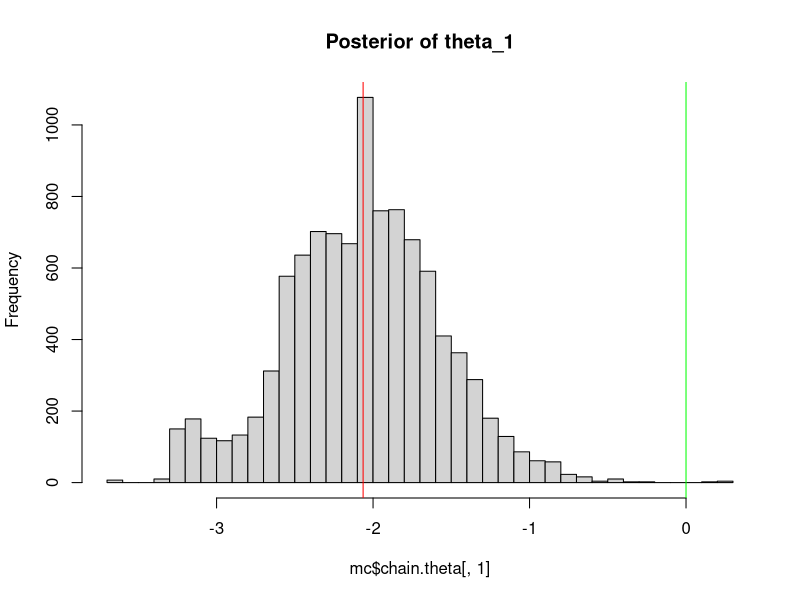
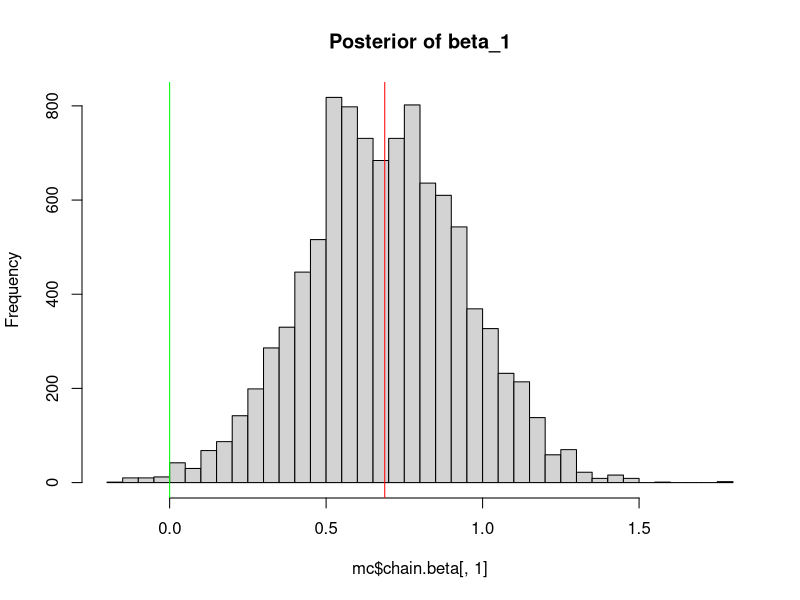
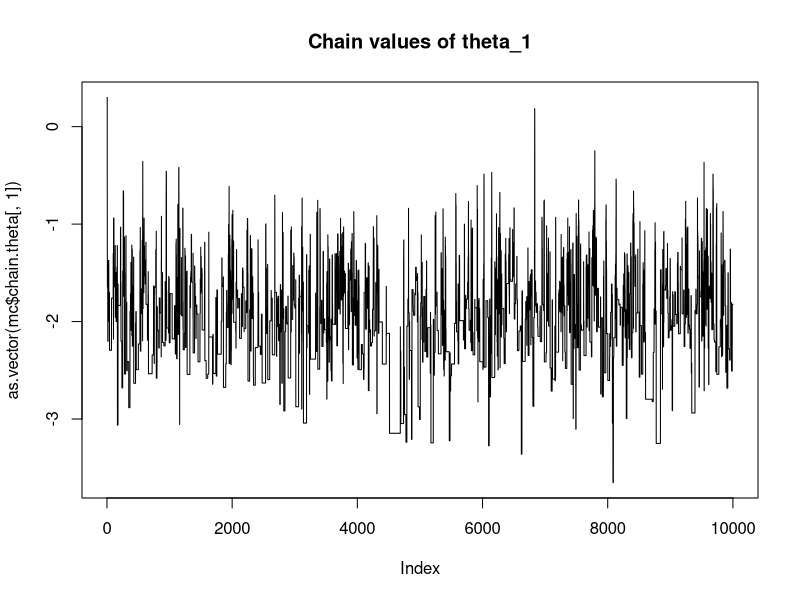
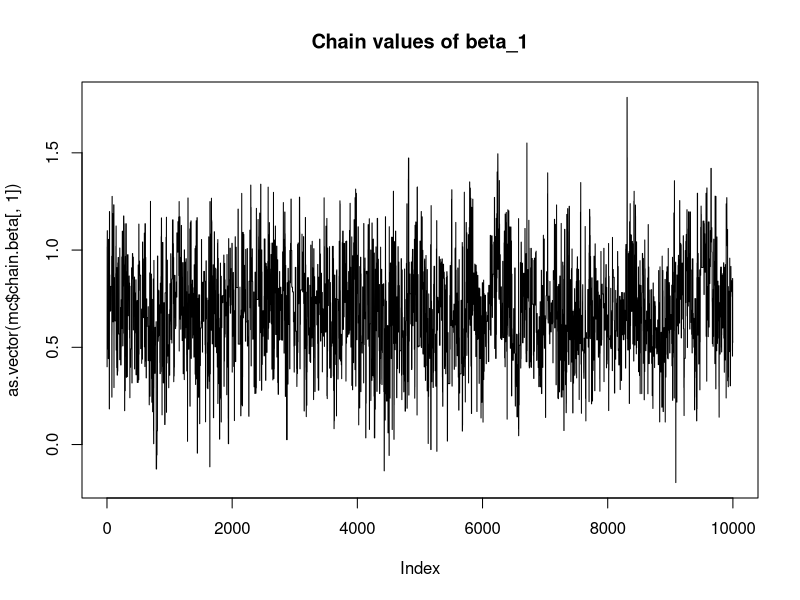
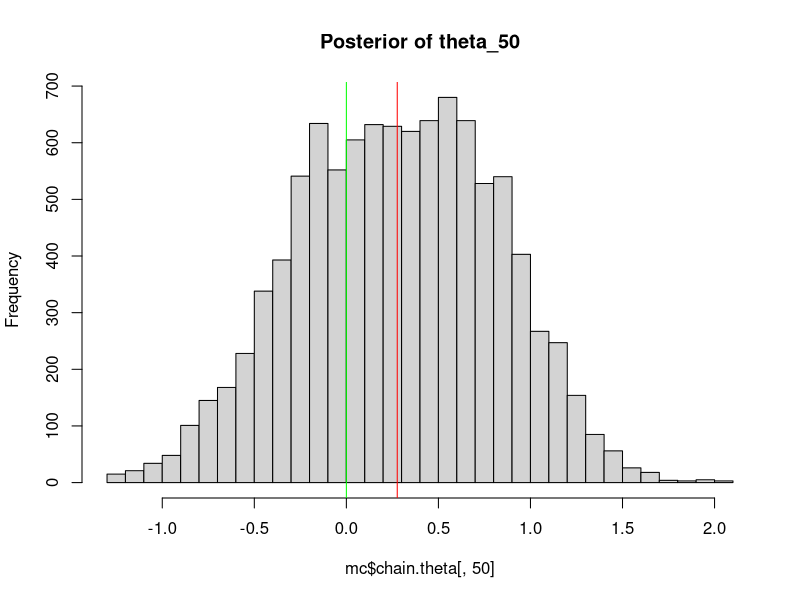
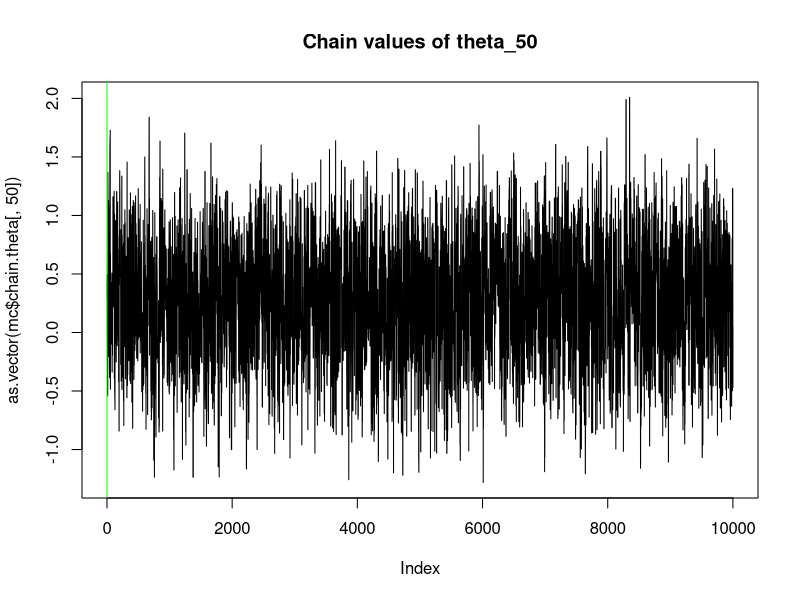

These figures' R source, in order:
library(ggplot2)
library(MCMCpack)
library(matrixStats)
set.seed(62)

sim.rasch <- function(persons, items){
  n.items <- length(items)
  n.persons <- length(persons)
  fsmat <- outer(persons, items, "-")
  psolve <- exp(fsmat)/(1 + exp(fsmat))
  R <- (matrix(runif(n.items*n.persons),n.persons,n.items) < psolve)*1
  R
}

npersons <- 100
nitems <- 20
items <- rnorm(nitems, 0, 1)
persons <- rnorm(npersons)
rmdata <- sim.rasch(persons, items)
X <- t(rmdata)

probability <- function(beta, theta) {
  return(1 / (1 + exp(beta - theta)))
}

theta.prior <- function(mean = 0, sd = 1, val){
  dnorm(x = val, mean, sd, log = T) 
}

b.prior <- function(mean = 0, sd = 1, val){
  dnorm(x = val, mean, sd, log = T)
} 

prop.theta <- function(current){
  rnorm(n = current, current, sd = 1)
}

prop.beta <- function(current){
  rnorm(n = current, current, sd = 1)
}

acceptance <- function(proposal, chain.theta, chain.beta, X, mode) {
  P <- outer(chain.beta, chain.theta, probability)
  diff <- outer(chain.beta, chain.theta, function(x, y) {x - y})
  lgP <- log(P)
  if (mode == 0) {
    n <- npersons
    P.proposal <- outer(chain.beta, proposal, probability)
    diff.proposal <- outer(chain.beta, proposal, function(x, y) {x - y})
    lgP.proposal <- log(P.proposal)
    cond.prob.current <- colSums(lgP * X + (diff + lgP)*(1 - X))
    cond.prob.proposal <- colSums(lgP.proposal * X + (diff.proposal + lgP.proposal)*(1 - X))
    ratio <- cond.prob.proposal + theta.prior(val = proposal) - 
                   (cond.prob.current + b.prior(val = chain.beta))
    stopifnot(!any(is.na(ratio)))
  } else {
    n <- nitems
    P.proposal <- outer(proposal, chain.theta, probability)
    diff.proposal <- outer(proposal, chain.theta, function(x, y) {x - y})
    lgP.proposal <- log(P.proposal)
    cond.prob.current <- rowSums(lgP * X + (diff + lgP)*(1 - X))
    cond.prob.proposal <- rowSums(lgP.proposal * X + (diff.proposal + lgP.proposal)*(1 - X))
    ratio <- cond.prob.proposal + b.prior(val = proposal) -
      (cond.prob.current + b.prior(val = chain.beta))
  }
  return(pmin(ratio, rep(0,n)))
}


#GS alg
rasch.gs <- function(startvalue.theta, startvalue.beta, iterations, data, nitems, npersons) {
  chain.beta <- array(dim = c(iterations + 1, nitems))
  chain.theta <- array(dim = c(iterations + 1, npersons))
  chain.beta[1,] <- startvalue.beta 
  chain.theta[1,] <- startvalue.theta
  # iterations
  for (i in 2:(iterations + 1)) {
    t.proposal <- prop.theta(chain.theta[i - 1,])
    b.proposal <- prop.beta(chain.beta[i - 1,])
    acceptance.theta <- acceptance(t.proposal, chain.theta[i - 1,], 
                                   chain.beta[i - 1,], X, 
                                   0)
    chain.theta[i,] <- ifelse(-rexp(n = length(acceptance.theta), 1) < acceptance.theta, 
                              t.proposal,
                              chain.theta[i - 1,])
    acceptance.beta <- acceptance(b.proposal, chain.theta[i,], 
                                  chain.beta[i - 1,], X, 
                                  1)
    chain.beta[i,] <- ifelse(-rexp(n = length(acceptance.beta), 1) < acceptance.beta,
                             b.proposal,
                             chain.beta[i - 1,])
  }
  list <- list("chain.theta" = mcmc(chain.theta), "chain.beta" = mcmc(chain.beta))
  return(list)
}

startvalue.theta <- rep(0.3, npersons)
startvalue.beta <- rep(0.4, nitems)
iterations <- 10000

mc <- rasch.gs(startvalue.theta, startvalue.beta, iterations, X, nitems, npersons)
fitdistr(mc$chain.theta[iterations,], "normal")
fitdistr(mc$chain.beta[iterations,], "normal")
hist(mc$chain.theta[, 1],nclass = 30, main = "Posterior of theta_1")
abline(v = mean(mc$chain.theta[,1]), col = "red")
abline(v = 0, col = "green")
hist(mc$chain.beta[,1],nclass = 30, main = "Posterior of beta_1")
abline(v = mean(mc$chain.beta[,1]), col = "red")
abline(v = 0, col = "green")
plot(as.vector(mc$chain.theta[,1]), type = "l", main = "Chain values of theta_1" )
plot(as.vector(mc$chain.beta[,1]), type = "l",  main = "Chain values of beta_1" )
hist(mc$chain.theta[, 50],nclass = 30, main = "Posterior of theta_50")
abline(v = mean(mc$chain.theta[,50]), col = "red")
abline(v = 0, col = "green")
plot(as.vector(mc$chain.theta[,50]), type = "l", main = "Chain values of theta_50" )
abline(v = 0, col = "green")
